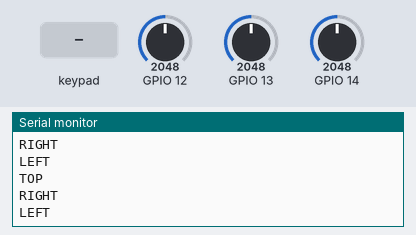
A sketch run on a simulated ESP32. Shown: the last lines printed to the serial monitor. The inputs (shaded band) are chosen by the test bench; at power-on: GPIO 12 = 2048, GPIO 14 = 2048, GPIO 13 = 2048.

Above: at 1.2 s.
1.3 s: GPIO 12 set to 960
At 2.6 s:
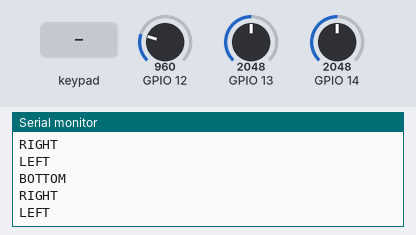
4.5 s: GPIO 14 set to 0
At 5.8 s:
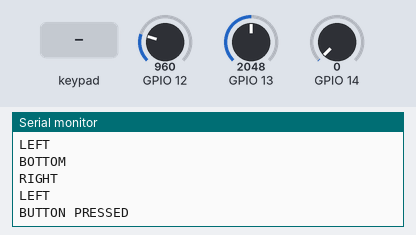

Measured:
- after the input at 1.3 s, the serial monitor: prints a new line after 0.70 s (image 1)
- after the input at 4.5 s, the serial monitor: prints a new line after 0.51 s (image 2)

The sketch:

ESP8266-Joystick-Menu-Keypad.ino
```cpp
/*
    Dev: Hudson Miranda
    30/08/2020
*/

#include "Keypad.h"

// Define matrix keypad
const byte ROWS = 4; //four rows
const byte COLS = 3; //four columns

char keys[ROWS][COLS] = {
  {'1','2','3'},
  {'4','5','6'},
  {'7','8','9'},
  {'*','0','#'}
};

// For ESP8266 Microcontroller
//byte rowPins[ROWS] = {D1, D2, D3, D4};
//byte colPins[COLS] = {D5, D6, D7, D8};

// For ESP32 Microcontroller
byte rowPins[ROWS] = {23, 22, 3, 21};
byte colPins[COLS] = {19, 18, 5};

Keypad keypad = Keypad(makeKeymap(keys), rowPins, colPins, ROWS, COLS);

void setup() {
  Serial.begin(115200);
}

void loop() {

  char key = keypad.getKey();

  if (key){
    Serial.println(key);
  }

  if(analogRead(12)>2000){
      Serial.println("TOP");
  }
  if(analogRead(12)<1000){
      Serial.println("BOTTOM");
  }
  if(analogRead(13)>2000){
      Serial.println("RIGHT");
  }
  if(analogRead(13)>1000){
      Serial.println("LEFT");
  }
  if(analogRead(14)==0){
      Serial.println("BUTTON PRESSED");
  }

//   Serial.println(analogRead(12));
//   Serial.println(analogRead(13));
//   Serial.println(analogRead(14));
//   Serial.println("- - - - - - - - - - - - - -");
  delay(1000);
}
```
